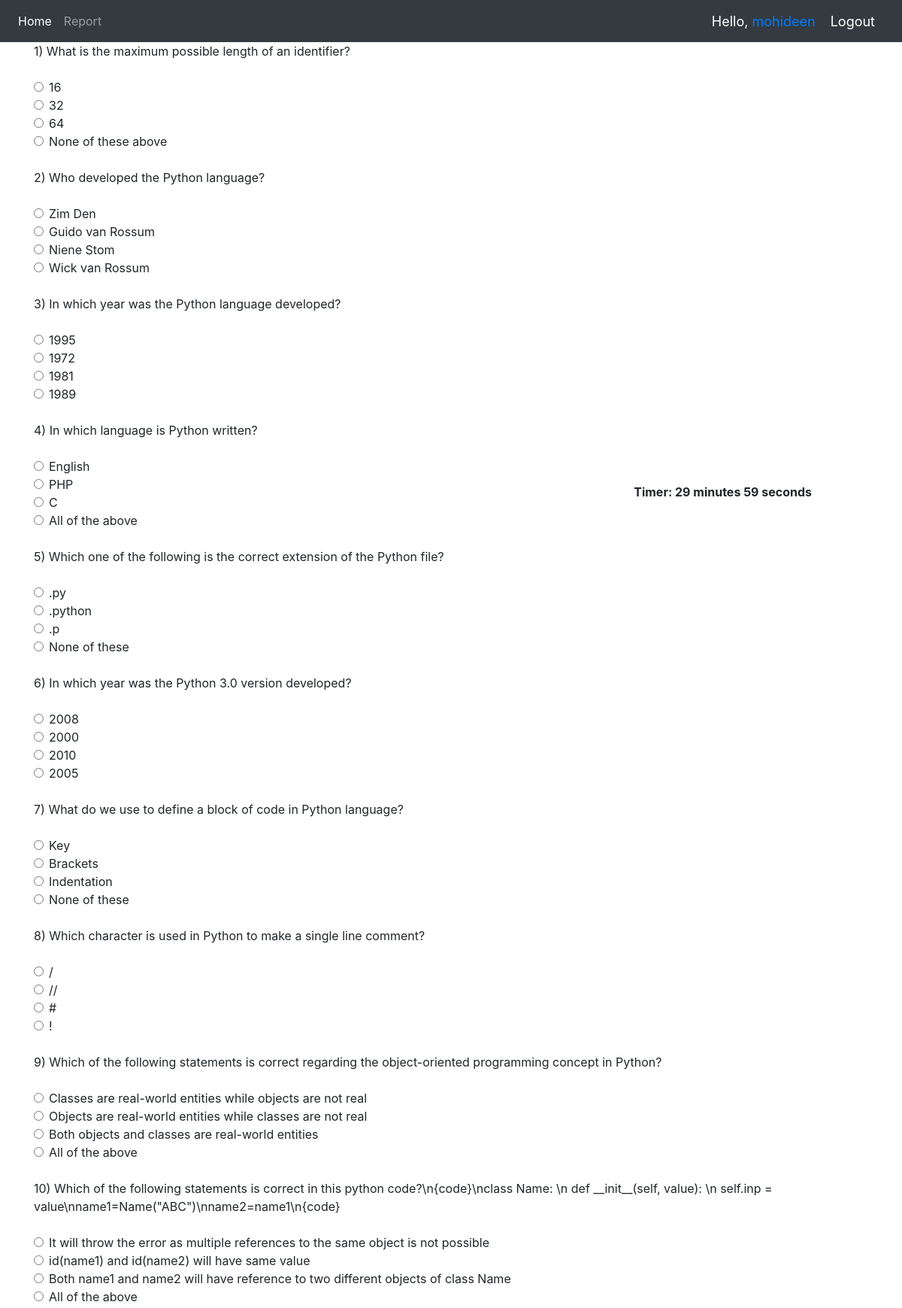
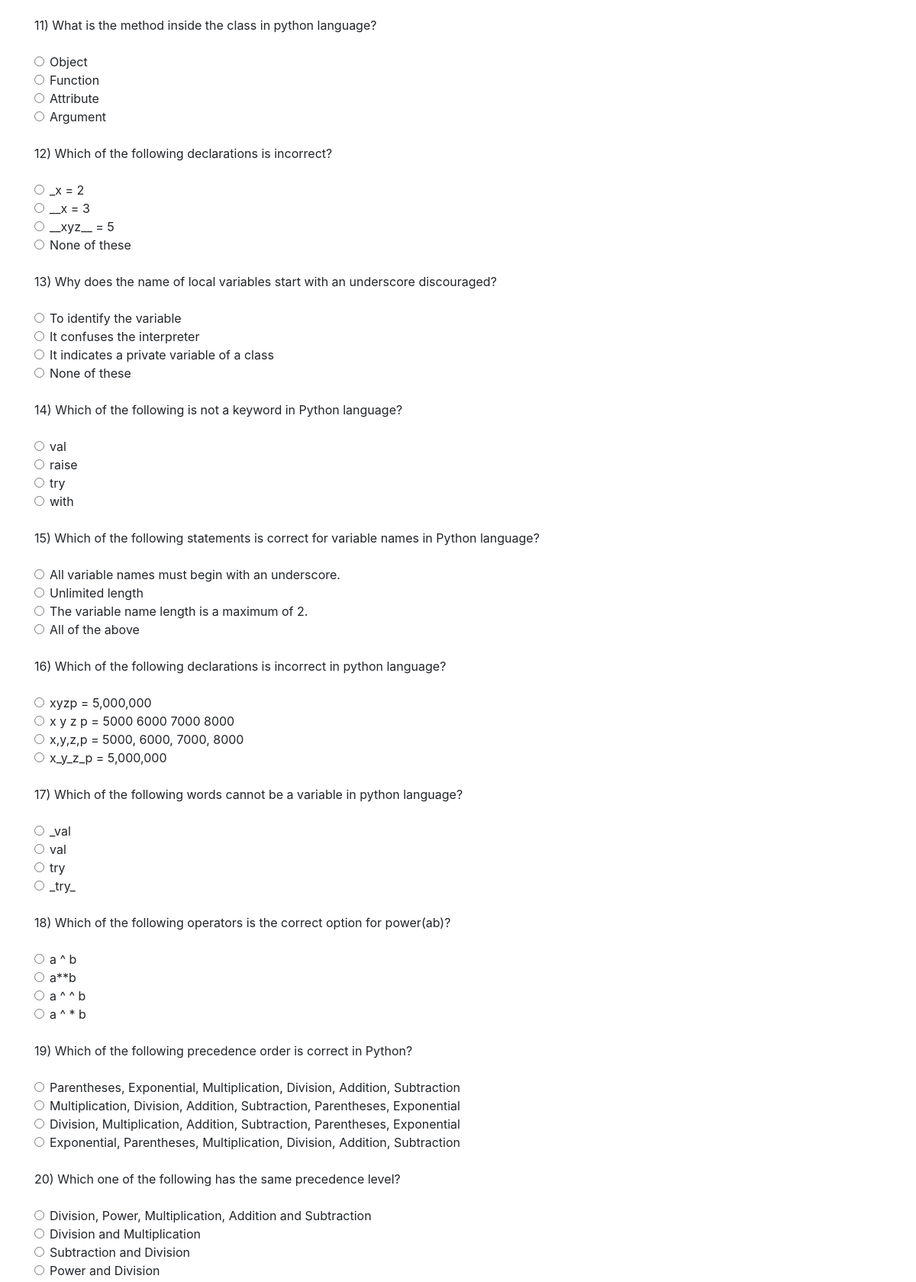
The page / (signed in, upper part) on the database its author committed (2 pictures, top to bottom).
### quiz/models.py (models this page shows, shortened)
class Quiz(models.Model):
    q_id = models.AutoField(primary_key=True)
    question = models.TextField(null=False)
    option1 = models.CharField(max_length=100, null=False)
    option2 = models.CharField(max_length=100, null=False)
    option3 = models.CharField(max_length=100, null=False)
    option4 = models.CharField(max_length=100, null=False)
    answer = models.CharField(max_length=4, choices= (('A', 'Option A'), ('B', 'Option B'),
                                                        ('C', 'Option C'), ('D', 'Option D')), null=False)
    class Meta:
        db_table = "quiz"

### quiz/views.py (the view, shortened to what this page needs)
# urls.py: 2. Add a URL to urlpatterns:  path('', views.home, name='home')
def home(request):
    questions = Quiz.objects.all()
    if request.method == "GET":
        return render(request, 'quiz/home.html', {'questions': questions})

### templates/quiz/home.html (shortened to what this page needs)
{% extends 'base.html' %}
{% block page %}
<h1> Welcome to Credo Quiz </h1>
<div align="right" id="displaytimer"><b>Time Left: - Minutes - seconds</b></div>
<form action="" method="post">
    {% for q in questions %}
    <div class="form-group">
        <label for="question">{{ q.question }}</label>
    </div>
    <div class="form-check">
        <input class="form-check-input" type="radio" name="{{q.question}}" id="gridRadio1" value="A">
        <label class="form-check-label" for="gridRadio1">
            {{ q.option1 }}
        </label>
        <br/>
        <input class="form-check-input" type="radio" name="{{q.question}}" id="gridRadio2" value="B">
        <label class="form-check-label" for="gridRadio2">
            {{ q.option2 }}
        </label>
        <br/>
        <input class="form-check-input" type="radio" name="{{q.question}}" id="gridRadio1" value="C">
        <label class="form-check-label" for="gridRadio1">
            {{ q.option3 }}
        </label>
        <br/>
        <input class="form-check-input" type="radio" name="{{q.question}}" id="gridRadio2" value="D">
        <label class="form-check-label" for="gridRadio2">
            {{ q.option4 }}
        </label>
    </div>
    <br/>
    {% endfor %}
</form>
{% endblock %}

### templates/base.html (shortened to what this page needs)
<!DOCTYPE html>
<html lang="en">
<head>
    <link rel="stylesheet" href="https://stackpath.bootstrapcdn.com/bootstrap/4.5.0/css/bootstrap.min.css">
</head>
<body>
{% if request.user.is_authenticated %}
    {% include 'navbar.html' %}
    <div class="container">
{% endif %}
{% block page %}
{% endblock %}
</body>
</html>

### templates/navbar.html (shortened to what this page needs)
{% load static %}
<nav class="navbar navbar-fixed-top navbar-expand-lg navbar-dark bg-dark">
  <div class="collapse navbar-collapse" id="navbarNav">
    <ul class="navbar-nav">
      <li class="nav-item active">
        <a class="nav-link" href="{% url 'home' %}">Home</a>
      </li>
      <li class="nav-item">
        <a class="nav-link" href="{% url 'report' %}">Report</a>
      </li>
    </ul>
  </div>
  <span class="greet">Hello, <a href="{% url 'profile' %}">{{request.user}}</a></span>
  <span ><a  class="greet" href="{% url 'logout' %}">Logout</a></span>
</nav>

### templates/base.html (style rules this page uses)
.navbar { position:fixed; width:100%; z-index: 1000000; }
#displaytimer { position: fixed; top: 15%; right: 10%; }

### templates/navbar.html (style rules this page uses)
.greet { font-size: 18px; color: #fff; margin-right: 20px; }

### rows shown on the page
Quiz: question "1) What is the maximum possible length of an identifier?", option1 "16", option2 "32", option3 "64", option4 "None of these above"
Quiz: question "2) Who developed the Python language?", option1 "Zim Den", option2 "Guido van Rossum", option3 "Niene Stom", option4 "Wick van Rossum"
Quiz: question "3) In which year was the Python language developed?", option1 "1995", option2 "1972", option3 "1981", option4 "1989"
Quiz: question "4) In which language is Python written?", option1 "English", option2 "PHP", option3 "C", option4 "All of the above"
Quiz: question "5) Which one of the following is the correct extension of the Python file?", option1 ".py", option2 ".python", option3 ".p", option4 "None of these"
Quiz: question "6) In which year was the Python 3.0 version developed?", option1 "2008", option2 "2000", option3 "2010", option4 "2005"
Quiz: question "7) What do we use to define a block of code in Python language?", option1 "Key", option2 "Brackets", option3 "Indentation", option4 "None of these"
Quiz: question "8) Which character is used in Python to make a single line comment?", option1 "/", option2 "//", option3 "#", option4 "!"
Quiz: question "9) Which of the following statements is correct regarding the object-oriented programming concept in Python?", option1 "Classes are real-world entities while objects are not real", option2 "Objects are real-world entities while classes are not real", option3 "Both objects and classes are real-world entities", option4 "All of the above"
Quiz: question "10) Which of the following statements is correct in this python code?\\n{code}\\nclass Name: \\n def __init__(self, value): \\n self.inp = value\\nname1=Name(\"ABC\")\\nname2=name1\\n{code}", option1 "It will throw the error as multiple references to the same object is not possible", option2 "id(name1) and id(name2) will have same value", option3 "Both name1 and name2 will have reference to two different objects of class Name", option4 "All of the above"
Quiz: question "11) What is the method inside the class in python language?", option1 "Object", option2 "Function", option3 "Attribute", option4 "Argument"
Quiz: question "12) Which of the following declarations is incorrect?", option1 "_x = 2", option2 "__x = 3", option3 "__xyz__ = 5", option4 "None of these"
Quiz: question "13) Why does the name of local variables start with an underscore discouraged?", option1 "To identify the variable", option2 "It confuses the interpreter", option3 "It indicates a private variable of a class", option4 "None of these"
Quiz: question "14) Which of the following is not a keyword in Python language?", option1 "val", option2 "raise", option3 "try", option4 "with"
Quiz: question "15) Which of the following statements is correct for variable names in Python language?", option1 "All variable names must begin with an underscore.", option2 "Unlimited length", option3 "The variable name length is a maximum of 2.", option4 "All of the above"
Quiz: question "16) Which of the following declarations is incorrect in python language?", option1 "xyzp = 5,000,000", option2 "x y z p = 5000 6000 7000 8000", option3 "x,y,z,p = 5000, 6000, 7000, 8000", option4 "x_y_z_p = 5,000,000"
Quiz: question "17) Which of the following words cannot be a variable in python language?", option1 "_val", option2 "val", option3 "try", option4 "_try_"
Quiz: question "18) Which of the following operators is the correct option for power(ab)?", option1 "a ^ b", option2 "a**b", option3 "a ^ ^ b", option4 "a ^ * b"
Quiz: question "19) Which of the following precedence order is correct in Python?", option1 "Parentheses, Exponential, Multiplication, Division, Addition, Subtraction", option2 "Multiplication, Division, Addition, Subtraction, Parentheses, Exponential", option3 "Division, Multiplication, Addition, Subtraction, Parentheses, Exponential", option4 "Exponential, Parentheses, Multiplication, Division, Addition, Subtraction"
Quiz: question "20) Which one of the following has the same precedence level?", option1 "Division, Power, Multiplication, Addition and Subtraction", option2 "Division and Multiplication", option3 "Subtraction and Division", option4 "Power and Division"

### other values the page prints
{{ request.user }} "mohideen"
